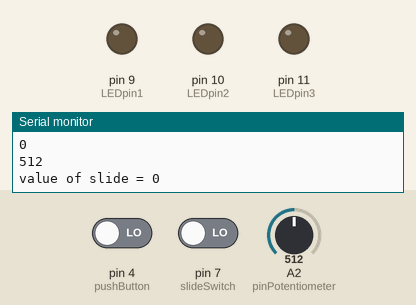
Recording of a sketch running on a simulated Arduino Uno, built with avr-gcc and run on an emulated ATmega328P. On the bench: output pins drawn as LEDs (lit = HIGH), the last lines printed to the serial monitor. Inputs (shaded band) come from the test bench; at power-on: pin 4 (pushButton) LOW, pin 7 (slideSwitch) LOW, A2 (pinPotentiometer) = 512. Random numbers use the default seed unless the sketch sets one.

Above: at 1.2 s.
1.3 s: pin 4 (pushButton) driven HIGH and pin 7 (slideSwitch) driven HIGH
At 1.57 s:
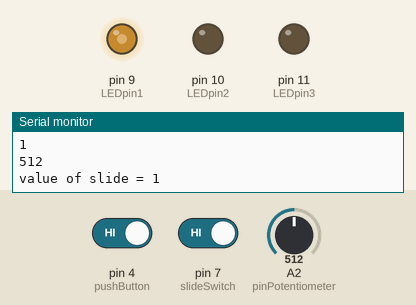
At 1.97 s:
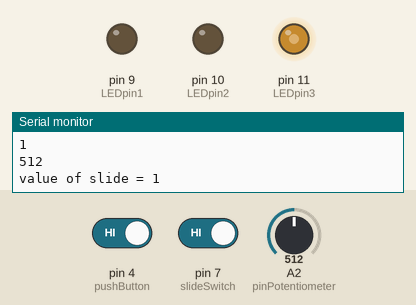
4.3 s: A2 (pinPotentiometer) set to 716
At 4.59 s:
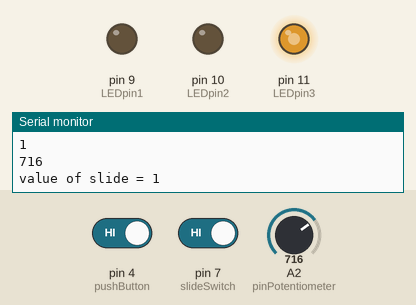
7.3 s: A2 (pinPotentiometer) set to 900
10.3 s: A2 (pinPotentiometer) set to 122
13.3 s: pin 4 (pushButton) driven LOW
16.3 s: pin 4 (pushButton) driven HIGH
At 16.57 s:
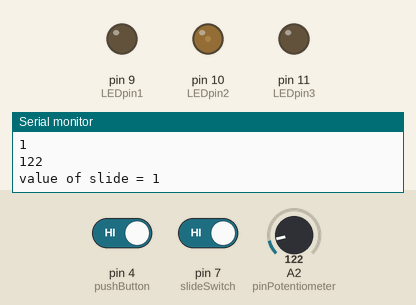
Timing chart, 0 to 20.3 s (numbered marks = the images above; inputs shaded):
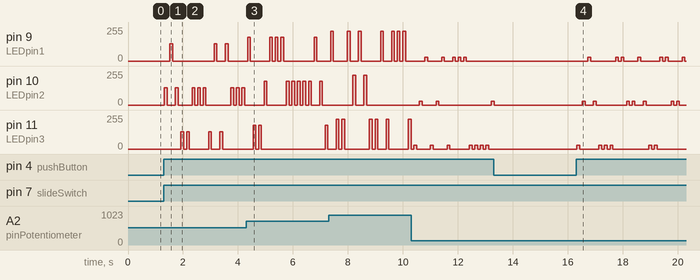

The sketch:

program.ino
```cpp
int slideSwitch = 7;
int LEDpin1 = 9;
int LEDpin2 = 10;
int LEDpin3 = 11;
int pushButton = 4; // yellow button
int brightness = 255;
int pinPotentiometer = A2;

void setup() {
  // put your setup code here, to run once:

  Serial.begin(9600);
  // make the pushbutton's pin an input:
  pinMode(pushButton, INPUT);
  // make the LEDs outputs
  pinMode(LEDpin1, OUTPUT);
  pinMode(LEDpin2, OUTPUT);
  pinMode(LEDpin3, OUTPUT);
  pinMode(slideSwitch, INPUT);

}

void loop() {
  // put your main code here, to run repeatedly:

  int buttonState = digitalRead(pushButton);
  int slideSwitchValue = digitalRead(slideSwitch);
  Serial.print("value of slide = ");
  Serial.println(slideSwitchValue);
  //Serial.println(slideSwitchValue);
  int potentiometer = analogRead(pinPotentiometer);
  // constantly randomly generate a number between 9 and 11, in which each number
  // is connected to each of the four LEDs
  int randomNumber = random(9, 12); //maximum (12) is exclusive
  brightness = potentiometer / 4;
  // make the LED (chosen from the random number generater) blink for 0.1sec
  if (slideSwitchValue == 1 && buttonState == 1) {
    analogWrite(randomNumber, brightness);
    delay(100);
    digitalWrite(randomNumber, LOW);
    delay(100);
  }

  // if the switch is not on, turn off all LEDs
  else {
    digitalWrite(LEDpin1, LOW);
    digitalWrite(LEDpin2, LOW);
    digitalWrite(LEDpin3, LOW);
  }
  // print out the state of the button:
  Serial.println(buttonState);
  Serial.println(potentiometer);
  delay(1);        // delay in between reads for stability
}
```

Measured:
- after the input at 1.3 s, pin 9 (LEDpin1): goes 128/255 0.10 s, 0/255 1.5 s, 128/255 0.10 s, 0/255 0.30 s, 128/255 0.10 s, then 0/255, starting after 0.22 s; pin 10 (LEDpin2): 0/255 → 128/255 at once, → 0/255 0.10 s later, → 128/255 0.30 s later, → 0/255 0.10 s later, … (16 changes in this stretch)
- after the input at 16.3 s, pin 9 (LEDpin1): 0/255 → 30/255 after 0.43 s, → 0/255 0.10 s later, → 30/255 0.91 s later, → 0/255 0.10 s later, … (14 changes in this stretch); pin 10 (LEDpin2): 0/255 → 30/255 after 0.23 s, → 0/255 0.10 s later, → 30/255 0.30 s later, → 0/255 0.10 s later, … (14 changes in this stretch)
